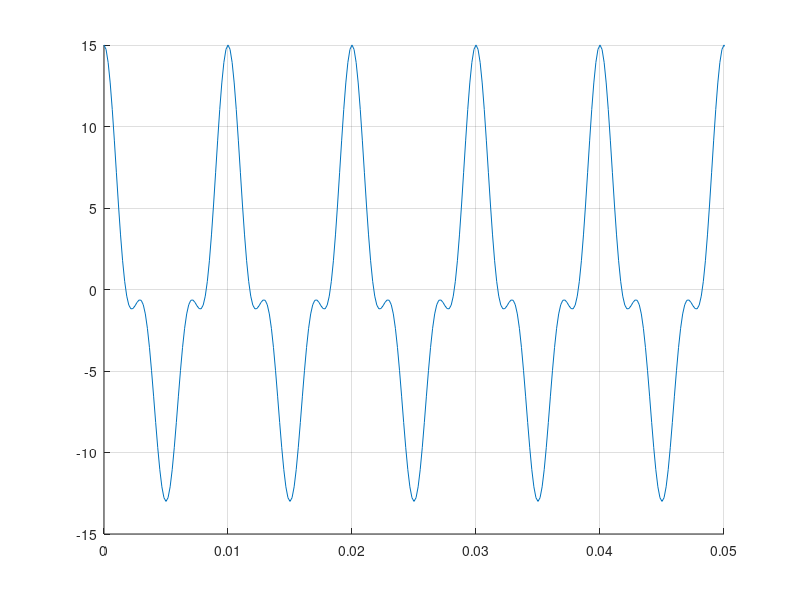

Here is the MATLAB script that generated this plot:
clear all; close all; clc;

f= 100;
T= 1/f;

fs = 60 * f;
ts = 1/fs;
phi = 0;

t = 0 : ts : 1;

s1_t = 10*cos(2*pi*f*t) + cos(2*pi*2*f*t) + 4*cos(2*pi*3*f*t);

figure; hold on; grid on;
plot(t,s1_t);
xlim([0 5*T]);